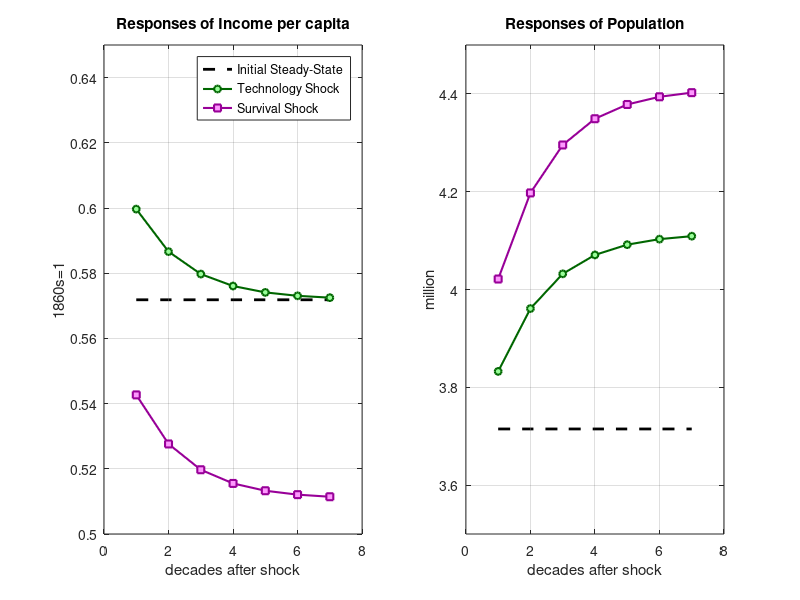

Source code (MATLAB):
%%%%%%%%%%%%%%%%%%%%%%%%%%%%%%%%%%%%%%%%%%%%%%%%%%%%%%%%%%%%%%%%%%%%%%%%%%%
%%%%%                                                                 %%%%%  
%%%%%                    The Impulse-Response Analysis                %%%%%
%%%%%                                                                 %%%%%
%%%%%%%%%%%%%%%%%%%%%%%%%%%%%%%%%%%%%%%%%%%%%%%%%%%%%%%%%%%%%%%%%%%%%%%%%%%

%% Cleaning:

clc; clear; close all;

%% Data

load('irfsdata.mat'); 

D = [A s d2];
D(1,:) = [];
T = size(D,1);
A=D(:,1); s=D(:,2); d=D(:,3);

%% First-Differences

dA = zeros(T-1,1);
ds = zeros(T-1,1);
for t=1:T-1
    dA(t,:) = A(t+1,:)-A(t,:);
    ds(t,:) = s(t+1,:)-s(t,:);
end

dd = d(1:T-1,1);

sigA = std(dA);
sigs = std(ds);

%% Simulation Horizon

simT = 9;

%% The Initial Steady-State

As = mean(A);
ss = mean(s);
ws = rhho/(gama*ss);
bs = 1/ss;
Ls = As*X*(1/pssi)*((gama/rhho)^(1/alfa))*(ss^((1-alfa)/alfa));
Ps = (pssi+(1/ss))*Ls*ss;

%% Responses to the Technology Shock

wsim_A  = zeros(simT,1);    wsim_A(1,1) = ws;
bsim_A  = zeros(simT,1);    bsim_A(1,1) = bs;
Psim_A  = zeros(simT,1);    Psim_A(1,1) = Ps;
Lsim_A  = zeros(simT,1);    Lsim_A(1,1) = Ls;
Asim_A  = zeros(simT,1);    Asim_A(1,1) = As;
ssim_A  = zeros(simT,1);    ssim_A(1,1) = ss;
epsA_A  = zeros(simT,1);    epsA_A(1,1) = sigA;
epss_A  = zeros(simT,1);    epss_A(1,1) = 0;

for z = 1:simT-1
    Asim_A(z+1,1) = Asim_A(z,1) + epsA_A(z,1);
    ssim_A(z+1,1) = ssim_A(z,1) + epss_A(z,1);
    wsim_A(z,1)   = ((Asim_A(z,1)*X)/(pssi*ssim_A(z,1)*Lsim_A(z,1)))^(alfa); 
    bsim_A(z,1)   = (gama/rhho)*wsim_A(z,1);
    Psim_A(z,1)   = (pssi+bsim_A(z,1))*Lsim_A(z,1)*ssim_A(z,1);
    Lsim_A(z+1,1) = ssim_A(z,1)*bsim_A(z,1)*Lsim_A(z,1);
end

%% Responses to the Survival Shock

wsim_s  = zeros(simT,1);    wsim_s(1,1) = ws;
bsim_s  = zeros(simT,1);    bsim_s(1,1) = bs;
Psim_s  = zeros(simT,1);    Psim_s(1,1) = Ps;
Lsim_s  = zeros(simT,1);    Lsim_s(1,1) = Ls;
Asim_s  = zeros(simT,1);    Asim_s(1,1) = As;
ssim_s  = zeros(simT,1);    ssim_s(1,1) = ss;
epsA_s  = zeros(simT,1);    epsA_s(1,1) = 0;
epss_s  = zeros(simT,1);    epss_s(1,1) = sigs;

for z = 1:simT-1
    Asim_s(z+1,1) = Asim_s(z,1) + epsA_s(z,1);
    ssim_s(z+1,1) = ssim_s(z,1) + epss_s(z,1);
    wsim_s(z,1)   = ((Asim_s(z,1)*X)/(pssi*ssim_s(z,1)*Lsim_s(z,1)))^(alfa); 
    bsim_s(z,1)   = (gama/rhho)*wsim_s(z,1);
    Psim_s(z,1)   = (pssi+bsim_s(z,1))*Lsim_s(z,1)*ssim_s(z,1);
    Lsim_s(z+1,1) = ssim_s(z,1)*bsim_s(z,1)*Lsim_s(z,1);
end

%% Figure 4

figure(4)
subplot(1,2,1)
plot((1:simT-2)',ws+zeros(simT-2,1),'--','Color','black','LineWidth',2)
hold on
plot((1:simT-2)',wsim_A(2:simT-1,1),'o-','Color',[0 102/256 0],'MarkerEdgeColor',[0 102/256 0],'MarkerFaceColor',[153/256 255/256 153/256],'LineWidth',1.5,'MarkerSize',5)
plot((1:simT-2)',wsim_s(2:simT-1,1),'s-','Color',[153/256 0 153/256],'MarkerEdgeColor',[153/256 0 153/256],'MarkerFaceColor',[255/256 153/256 255/256],'LineWidth',1.5,'MarkerSize',5)
hold off
grid on
xlim([0 8])
ylim([0.50 0.65])
title('Responses of Income per capita')
xlabel('decades after shock')
ylabel('1860s=1')
legend('Initial Steady-State','Technology Shock','Survival Shock','location','NorthEast');
subplot(1,2,2)
plot((1:simT-2)',Ps+zeros(simT-2,1),'--','Color','black','LineWidth',2)
hold on
plot((1:simT-2)',Psim_A(2:simT-1,1),'o-','Color',[0 102/256 0],'MarkerEdgeColor',[0 102/256 0],'MarkerFaceColor',[153/256 255/256 153/256],'LineWidth',1.5,'MarkerSize',5)
plot((1:simT-2)',Psim_s(2:simT-1,1),'s-','Color',[153/256 0 153/256],'MarkerEdgeColor',[153/256 0 153/256],'MarkerFaceColor',[255/256 153/256 255/256],'LineWidth',1.5,'MarkerSize',5)
hold off
grid on
xlim([0 8])
ylim([3.5 4.5])
title('Responses of Population')
ylabel('million')
xlabel('decades after shock')



%%%%%%%%%%%%%%%%%%%%%%%%%%%%%%%%%%%%%%%%%%%%%%%%%%%%%%%%%%%%%%%%%%%%%%%%%%
%%%%%%%%%%%%%%%%%%%%%%%%%%%%%%%%%%%%%%%%%%%%%%%%%%%%%%%%%%%%%%%%%%%%%%%%%%
%%%%%%%%%%%%%%%%%%%%%%%%%%%%%%%%%%%%%%%%%%%%%%%%%%%%%%%%%%%%%%%%%%%%%%%%%%
%%%%%%%%%%%%%%%%%%%%%%%%%%%%%%%%%%%%%%%%%%%%%%%%%%%%%%%%%%%%%%%%%%%%%%%%%%